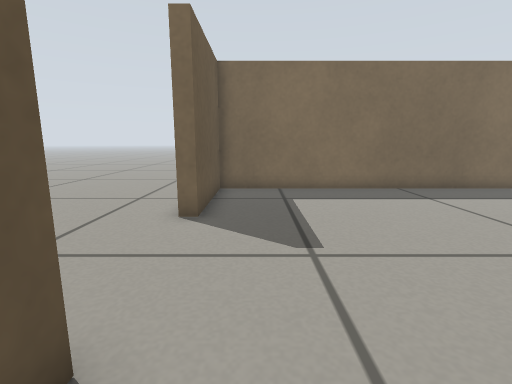
[1] (above)

12 first-person views from a walk through a robot-simulator world made for Gazebo. The camera is 0.38 m above the floor, tilts 10° down and sees 85° across. The floor is counted in squares, 0.2 m on a side. Each view is taken from the middle of a square. On the plan, view 1 faces up. The plan holds only what a view shows up to about 16 squares ahead; the rest is blank.

[2]
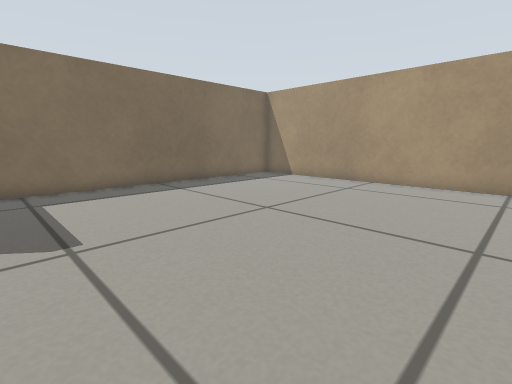

[3]
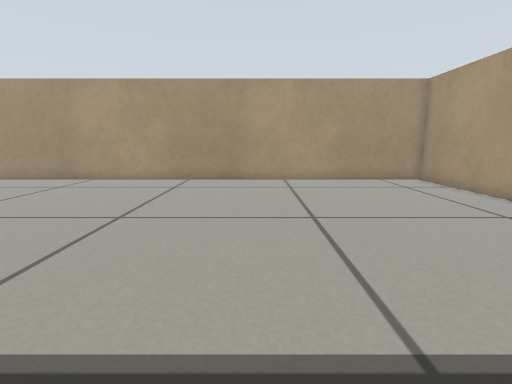

[4]
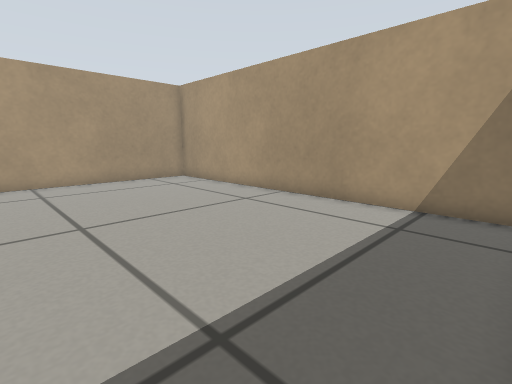

[5]
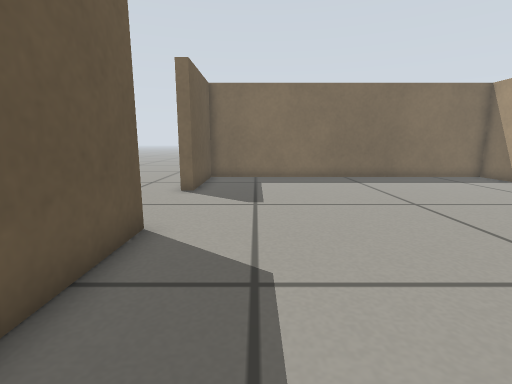

[6]
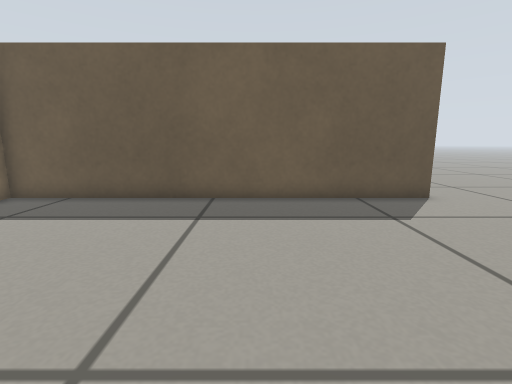

[7]
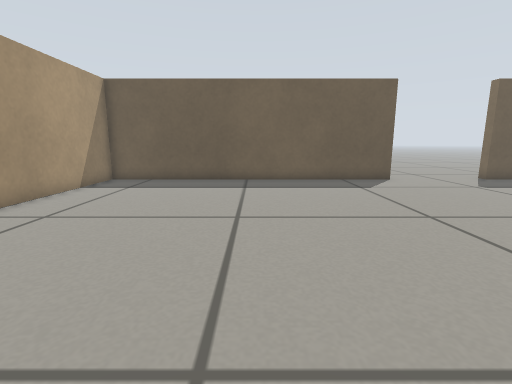

[8]
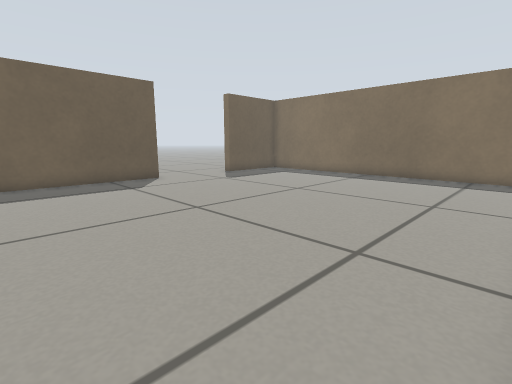

[9]
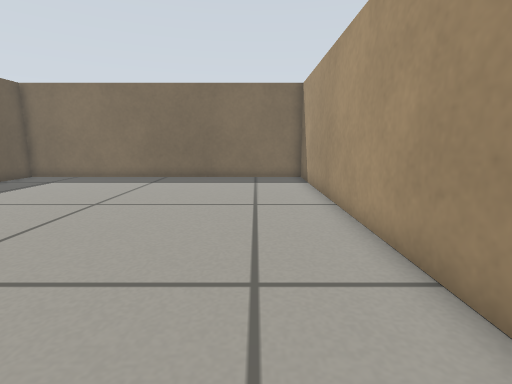

[10]
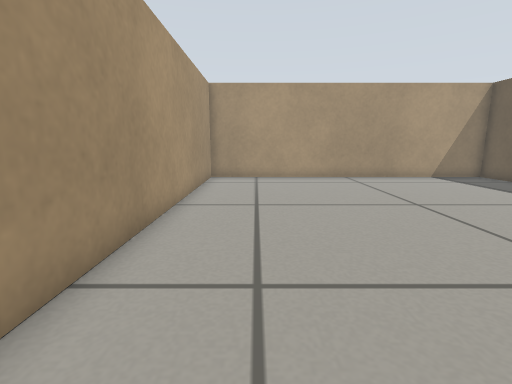

[11]
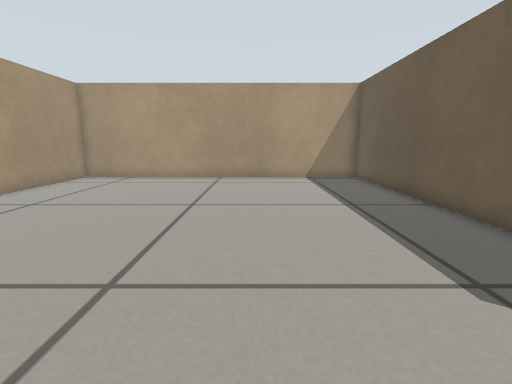

[12]
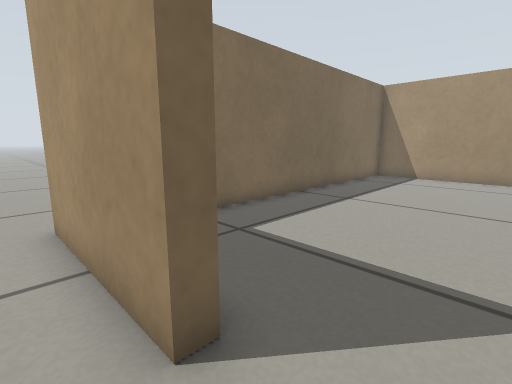

### Floor plan
Points are (right, up) in squares from view 1. A wall is a line through its corners. A room is listed if a view was taken in it or the views show most of it. See-through windows are left out.
Room 1 (views 1, 2, 3, 4, 5, 6, 7, 8, 9, 10, 11)
walls: (-1.5, 2.1) (-1.5, -12.5) (13.5, -12.5) (13.5, 11.5) (-1.5, 11.5) (-1.5, 7)
ways out: opening at (-2, 5) to room 2
Room 2 (view 12)
walls: (-1.5, 7) (-2, 7) (-2, 12)
ways out: opening at (-2, 5) to room 1; opening at (-3, 13)

Positions as (right, up) in squares from view 1, and headings:
1: (0, 0), facing up
2: (0, -1), facing up-right
3: (-1, -4), facing right
4: (-1, -4), facing down-right
5: (1, -4), facing up
6: (8, -4), facing left
7: (13, -5), facing left
8: (13, -5), facing up-left
9: (11, -4), facing up
10: (11, 3), facing down
11: (4, 3), facing down
12: (-3, 5), facing up-right
